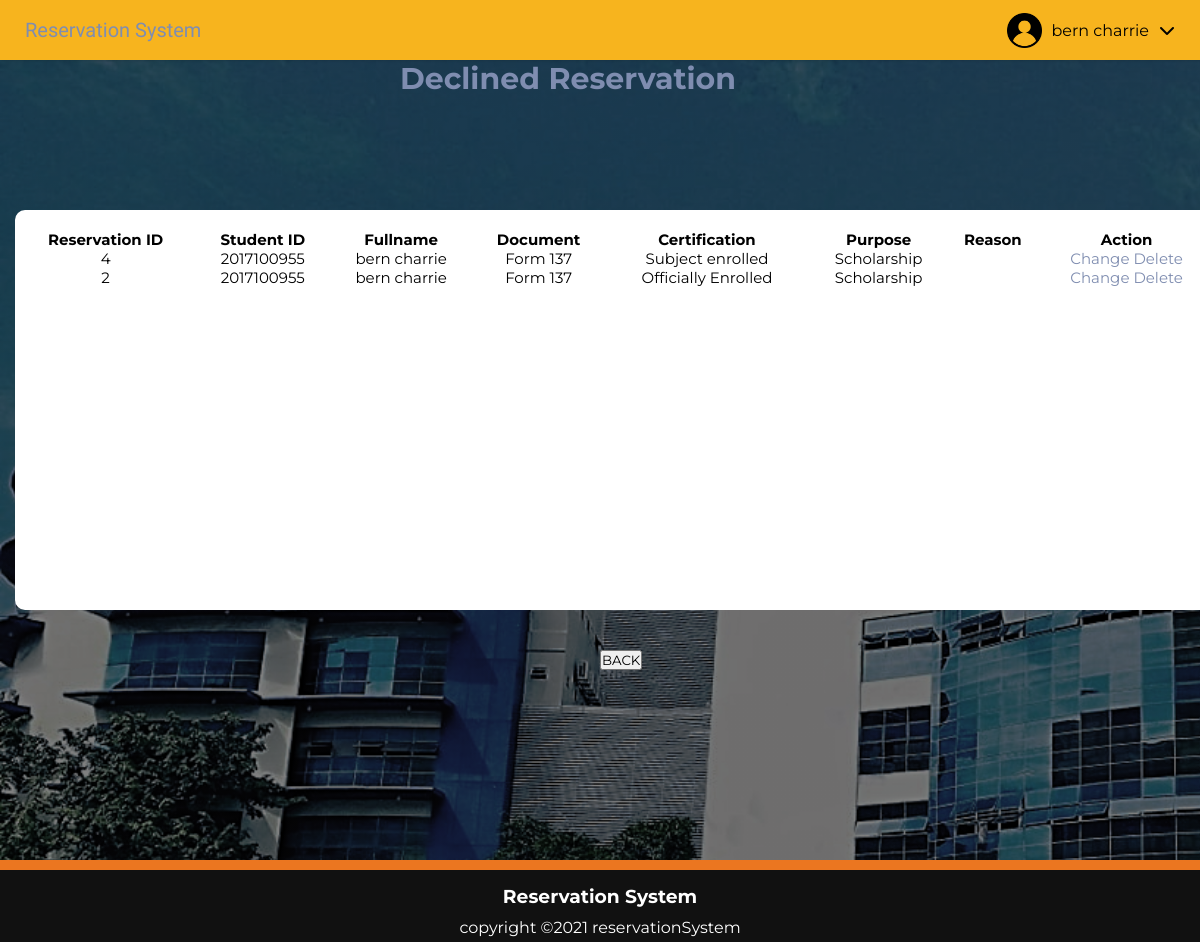
The page /decline3.php (signed in) on the database its author committed.
### tables this page shows
CREATE TABLE `signin` (
  `fullname` varchar(100) NOT NULL,
  `phone` varchar(50) NOT NULL,
  `address` varchar(250) NOT NULL,
  `course` varchar(50) NOT NULL,
  `year` varchar(50) NOT NULL,
  `gender` varchar(50) NOT NULL,
  `email` varchar(50) NOT NULL,
  `idnumber` int(50) NOT NULL,
  `password` varchar(50) NOT NULL,
  `role` varchar(50) NOT NULL
);

CREATE TABLE `declined` (
  `declinedID` int(50) NOT NULL,
  `reservationID` int(50) NOT NULL,
  `idnumber` int(50) NOT NULL,
  `fullname` varchar(100) NOT NULL,
  `document` varchar(50) NOT NULL,
  `certification` varchar(50) NOT NULL,
  `purpose` varchar(50) NOT NULL,
  `status` varchar(50) NOT NULL,
  `reason` varchar(250) NOT NULL
);

### userinfo.php (called while the page is built, shortened)
<?php
	require 'connection.php';
	$query = $conn->query("SELECT * FROM `signin` WHERE `idnumber` = '$_SESSION[idnumber]'") or die(mysqli_error());
	$fetch = $query->fetch_array();
	$fullname = $fetch['fullname'];
?>

### decline3.php (the view, shortened to what this page needs)
<!DOCTYPE html>
<?php
  require 'userinfo.php';
?>
<html lang="en">
<head>
  <link rel="stylesheet" type="text/css" media="screen" href="home-admin-css.php">
</head>
<body>
<div class="wrapper">
  <div class="navbar">
    <div class="navbar_left">
      <div class="logo">
        <a href="#">Reservation System</a>
      </div>
    </div>
    <div class="navbar_right">
      <div class="profile">
        <div class="icon_wrap">
          <img src="user.png" alt="profile_pic">
          <span class="name"><?php echo $fullname?></span>
          <i class="fas fa-chevron-down"></i>
        </div>
      </div>
    </div>
  </div>
  </div>
<div class="back"><a href="home-admin.php" ><button>BACK</button></a><br>
</div>
<div style="color: #000; font-size: 30px; position:  absolute; left: 400px; font-weight: bold;">
<a>Declined Reservation</a>
</div>
    <div class="home-container">
        <div class="box" >
           <div>
          <table>
      <tr>
        <th>Reservation ID</th>
        <th>Student ID</th>
        <th>Fullname</th>
        <th>Document</th>
        <th>Certification</th>
        <th>Purpose</th>
        <th>Reason</th>
        <th>Action</th>
      </tr>
      <tbody>
          <?php
            require 'connection.php';
            $query = $conn->query("SELECT *  FROM `declined` ORDER BY declinedID DESC;") or die(mysqli_error());
            while($fetch = $query->fetch_array()){
          ?>
            <tr>
              <td><?php echo $fetch['reservationID']?></td>
              <td><?php echo $fetch['idnumber']?></td>
              <td><?php echo $fetch['fullname']?></td>
              <td><?php echo $fetch['document']?></td>
              <td><?php echo $fetch['certification']?></td>
              <td><?php echo $fetch['purpose']?></td>
              <td><?php echo $fetch['reason']?></td>
              <td><center><a href = "decline4.php?declinedID=<?php echo $fetch['declinedID']?>"><i></i>Change</a><a onclick = "confirmationDelete(this); return false;" href = "deletedeclined.php?declinedID=<?php echo $fetch['declinedID']?>"><i></i> Delete</a></center></td></center></td>
  </tr>
           <?php
            }
          ?>
          </tbody>
    </table>
           </div>
        </div>
    </div>
    <div class="footer">
        <div class="footer-bottom">
            <h3> Reservation System</h3>
            <p>copyright &copy;2021 reservationSystem</p>
        </div>
    </div>
</body>
</html>

### decline3.php (style rules this page uses)
table { font-size: 15px; border-collapse: collapse; width: 100%; color: black; font-family: monospace; text-align: center; top: 20px; position: relative; }

### rows shown on the page
signin: fullname "bern charrie"
declined: reservationID "4", idnumber "2017100955", fullname "bern charrie", document "Form 137", certification "Subject enrolled", purpose "Scholarship"
declined: reservationID "2", idnumber "2017100955", fullname "bern charrie", document "Form 137", certification "Officially Enrolled", purpose "Scholarship"
